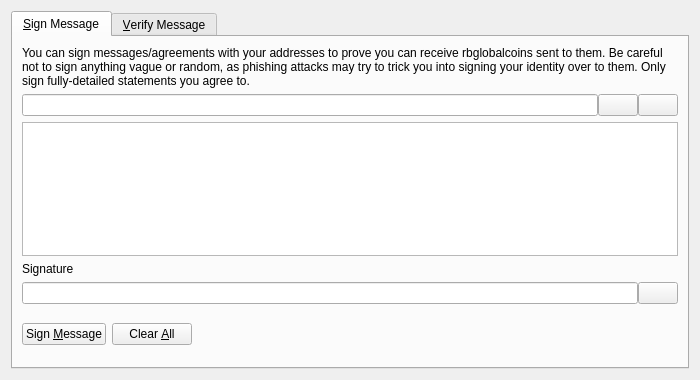
<?xml version="1.0" encoding="UTF-8"?>
<ui version="4.0">
 <class>SignVerifyMessageDialog</class>
 <widget class="QDialog" name="SignVerifyMessageDialog">
  <property name="geometry">
   <rect>
    <x>0</x>
    <y>0</y>
    <width>700</width>
    <height>380</height>
   </rect>
  </property>
  <property name="windowTitle">
   <string>Signatures - Sign / Verify a Message</string>
  </property>
  <property name="modal">
   <bool>true</bool>
  </property>
  <layout class="QVBoxLayout" name="verticalLayout">
   <item>
    <widget class="QTabWidget" name="tabWidget">
     <property name="currentIndex">
      <number>0</number>
     </property>
     <widget class="QWidget" name="tabSignMessage">
      <attribute name="title">
       <string>&amp;Sign Message</string>
      </attribute>
      <layout class="QVBoxLayout" name="verticalLayout_SM">
       <item>
        <widget class="QLabel" name="infoLabel_SM">
         <property name="text">
          <string>You can sign messages/agreements with your addresses to prove you can receive rbglobalcoins sent to them. Be careful not to sign anything vague or random, as phishing attacks may try to trick you into signing your identity over to them. Only sign fully-detailed statements you agree to.</string>
         </property>
         <property name="textFormat">
          <enum>Qt::PlainText</enum>
         </property>
         <property name="wordWrap">
          <bool>true</bool>
         </property>
        </widget>
       </item>
       <item>
        <layout class="QHBoxLayout" name="horizontalLayout_1_SM">
         <property name="spacing">
          <number>0</number>
         </property>
         <item>
          <widget class="QValidatedLineEdit" name="addressIn_SM">
           <property name="toolTip">
            <string>The RBGlobalCoin address to sign the message with</string>
           </property>
          </widget>
         </item>
         <item>
          <widget class="QPushButton" name="addressBookButton_SM">
           <property name="toolTip">
            <string>Choose previously used address</string>
           </property>
           <property name="text">
            <string/>
           </property>
           <property name="icon">
            <iconset resource="../bitcoin.qrc">
             <normaloff>:/icons/address-book</normaloff>:/icons/address-book</iconset>
           </property>
           <property name="shortcut">
            <string>Alt+A</string>
           </property>
           <property name="autoDefault">
            <bool>false</bool>
           </property>
          </widget>
         </item>
         <item>
          <widget class="QPushButton" name="pasteButton_SM">
           <property name="toolTip">
            <string>Paste address from clipboard</string>
           </property>
           <property name="text">
            <string/>
           </property>
           <property name="icon">
            <iconset resource="../bitcoin.qrc">
             <normaloff>:/icons/editpaste</normaloff>:/icons/editpaste</iconset>
           </property>
           <property name="shortcut">
            <string>Alt+P</string>
           </property>
           <property name="autoDefault">
            <bool>false</bool>
           </property>
          </widget>
         </item>
        </layout>
       </item>
       <item>
        <widget class="QPlainTextEdit" name="messageIn_SM">
         <property name="toolTip">
          <string>Enter the message you want to sign here</string>
         </property>
        </widget>
       </item>
       <item>
        <widget class="QLabel" name="signatureLabel_SM">
         <property name="text">
          <string>Signature</string>
         </property>
         <property name="textFormat">
          <enum>Qt::PlainText</enum>
         </property>
        </widget>
       </item>
       <item>
        <layout class="QHBoxLayout" name="horizontalLayout_2_SM">
         <property name="spacing">
          <number>0</number>
         </property>
         <item>
          <widget class="QLineEdit" name="signatureOut_SM">
           <property name="font">
            <font>
             <italic>true</italic>
            </font>
           </property>
           <property name="readOnly">
            <bool>true</bool>
           </property>
          </widget>
         </item>
         <item>
          <widget class="QPushButton" name="copySignatureButton_SM">
           <property name="toolTip">
            <string>Copy the current signature to the system clipboard</string>
           </property>
           <property name="text">
            <string/>
           </property>
           <property name="icon">
            <iconset resource="../bitcoin.qrc">
             <normaloff>:/icons/editcopy</normaloff>:/icons/editcopy</iconset>
           </property>
           <property name="autoDefault">
            <bool>false</bool>
           </property>
          </widget>
         </item>
        </layout>
       </item>
       <item>
        <layout class="QHBoxLayout" name="horizontalLayout_3_SM">
         <item>
          <widget class="QPushButton" name="signMessageButton_SM">
           <property name="toolTip">
            <string>Sign the message to prove you own this RBGlobalCoin address</string>
           </property>
           <property name="text">
            <string>Sign &amp;Message</string>
           </property>
           <property name="icon">
            <iconset resource="../bitcoin.qrc">
             <normaloff>:/icons/edit</normaloff>:/icons/edit</iconset>
           </property>
           <property name="autoDefault">
            <bool>false</bool>
           </property>
          </widget>
         </item>
         <item>
          <widget class="QPushButton" name="clearButton_SM">
           <property name="toolTip">
            <string>Reset all sign message fields</string>
           </property>
           <property name="text">
            <string>Clear &amp;All</string>
           </property>
           <property name="icon">
            <iconset resource="../bitcoin.qrc">
             <normaloff>:/icons/remove</normaloff>:/icons/remove</iconset>
           </property>
           <property name="autoDefault">
            <bool>false</bool>
           </property>
          </widget>
         </item>
         <item>
          <spacer name="horizontalSpacer_1_SM">
           <property name="orientation">
            <enum>Qt::Horizontal</enum>
           </property>
           <property name="sizeHint" stdset="0">
            <size>
             <width>40</width>
             <height>48</height>
            </size>
           </property>
          </spacer>
         </item>
         <item>
          <widget class="QLabel" name="statusLabel_SM">
           <property name="font">
            <font>
             <weight>75</weight>
             <bold>true</bold>
            </font>
           </property>
           <property name="text">
            <string/>
           </property>
           <property name="wordWrap">
            <bool>true</bool>
           </property>
          </widget>
         </item>
         <item>
          <spacer name="horizontalSpacer_2_SM">
           <property name="orientation">
            <enum>Qt::Horizontal</enum>
           </property>
           <property name="sizeHint" stdset="0">
            <size>
             <width>40</width>
             <height>48</height>
            </size>
           </property>
          </spacer>
         </item>
        </layout>
       </item>
      </layout>
     </widget>
     <widget class="QWidget" name="tabVerifyMessage">
      <attribute name="title">
       <string>&amp;Verify Message</string>
      </attribute>
      <layout class="QVBoxLayout" name="verticalLayout_VM">
       <item>
        <widget class="QLabel" name="infoLabel_VM">
         <property name="text">
          <string>Enter the receiver's address, message (ensure you copy line breaks, spaces, tabs, etc. exactly) and signature below to verify the message. Be careful not to read more into the signature than what is in the signed message itself, to avoid being tricked by a man-in-the-middle attack. Note that this only proves the signing party receives with the address, it cannot prove sendership of any transaction!</string>
         </property>
         <property name="textFormat">
          <enum>Qt::PlainText</enum>
         </property>
         <property name="alignment">
          <set>Qt::AlignLeading|Qt::AlignLeft|Qt::AlignTop</set>
         </property>
         <property name="wordWrap">
          <bool>true</bool>
         </property>
        </widget>
       </item>
       <item>
        <layout class="QHBoxLayout" name="horizontalLayout_1_VM">
         <property name="spacing">
          <number>0</number>
         </property>
         <item>
          <widget class="QValidatedLineEdit" name="addressIn_VM">
           <property name="toolTip">
            <string>The RBGlobalCoin address the message was signed with</string>
           </property>
          </widget>
         </item>
         <item>
          <widget class="QPushButton" name="addressBookButton_VM">
           <property name="toolTip">
            <string>Choose previously used address</string>
           </property>
           <property name="text">
            <string/>
           </property>
           <property name="icon">
            <iconset resource="../bitcoin.qrc">
             <normaloff>:/icons/address-book</normaloff>:/icons/address-book</iconset>
           </property>
           <property name="shortcut">
            <string>Alt+A</string>
           </property>
           <property name="autoDefault">
            <bool>false</bool>
           </property>
          </widget>
         </item>
        </layout>
       </item>
       <item>
        <widget class="QPlainTextEdit" name="messageIn_VM"/>
       </item>
       <item>
        <widget class="QValidatedLineEdit" name="signatureIn_VM"/>
       </item>
       <item>
        <layout class="QHBoxLayout" name="horizontalLayout_2_VM">
         <item>
          <widget class="QPushButton" name="verifyMessageButton_VM">
           <property name="toolTip">
            <string>Verify the message to ensure it was signed with the specified RBGlobalCoin address</string>
           </property>
           <property name="text">
            <string>Verify &amp;Message</string>
           </property>
           <property name="icon">
            <iconset resource="../bitcoin.qrc">
             <normaloff>:/icons/transaction_0</normaloff>:/icons/transaction_0</iconset>
           </property>
           <property name="autoDefault">
            <bool>false</bool>
           </property>
          </widget>
         </item>
         <item>
          <widget class="QPushButton" name="clearButton_VM">
           <property name="toolTip">
            <string>Reset all verify message fields</string>
           </property>
           <property name="text">
            <string>Clear &amp;All</string>
           </property>
           <property name="icon">
            <iconset resource="../bitcoin.qrc">
             <normaloff>:/icons/remove</normaloff>:/icons/remove</iconset>
           </property>
           <property name="autoDefault">
            <bool>false</bool>
           </property>
          </widget>
         </item>
         <item>
          <spacer name="horizontalSpacer_1_VM">
           <property name="orientation">
            <enum>Qt::Horizontal</enum>
           </property>
           <property name="sizeHint" stdset="0">
            <size>
             <width>40</width>
             <height>48</height>
            </size>
           </property>
          </spacer>
         </item>
         <item>
          <widget class="QLabel" name="statusLabel_VM">
           <property name="font">
            <font>
             <weight>75</weight>
             <bold>true</bold>
            </font>
           </property>
           <property name="text">
            <string/>
           </property>
           <property name="wordWrap">
            <bool>true</bool>
           </property>
          </widget>
         </item>
         <item>
          <spacer name="horizontalSpacer_2_VM">
           <property name="orientation">
            <enum>Qt::Horizontal</enum>
           </property>
           <property name="sizeHint" stdset="0">
            <size>
             <width>40</width>
             <height>48</height>
            </size>
           </property>
          </spacer>
         </item>
        </layout>
       </item>
      </layout>
     </widget>
    </widget>
   </item>
  </layout>
 </widget>
 <customwidgets>
  <customwidget>
   <class>QValidatedLineEdit</class>
   <extends>QLineEdit</extends>
   <header>qt/qvalidatedlineedit.h</header>
  </customwidget>
 </customwidgets>
 <resources>
  <include location="../bitcoin.qrc"/>
 </resources>
 <connections/>
</ui>
